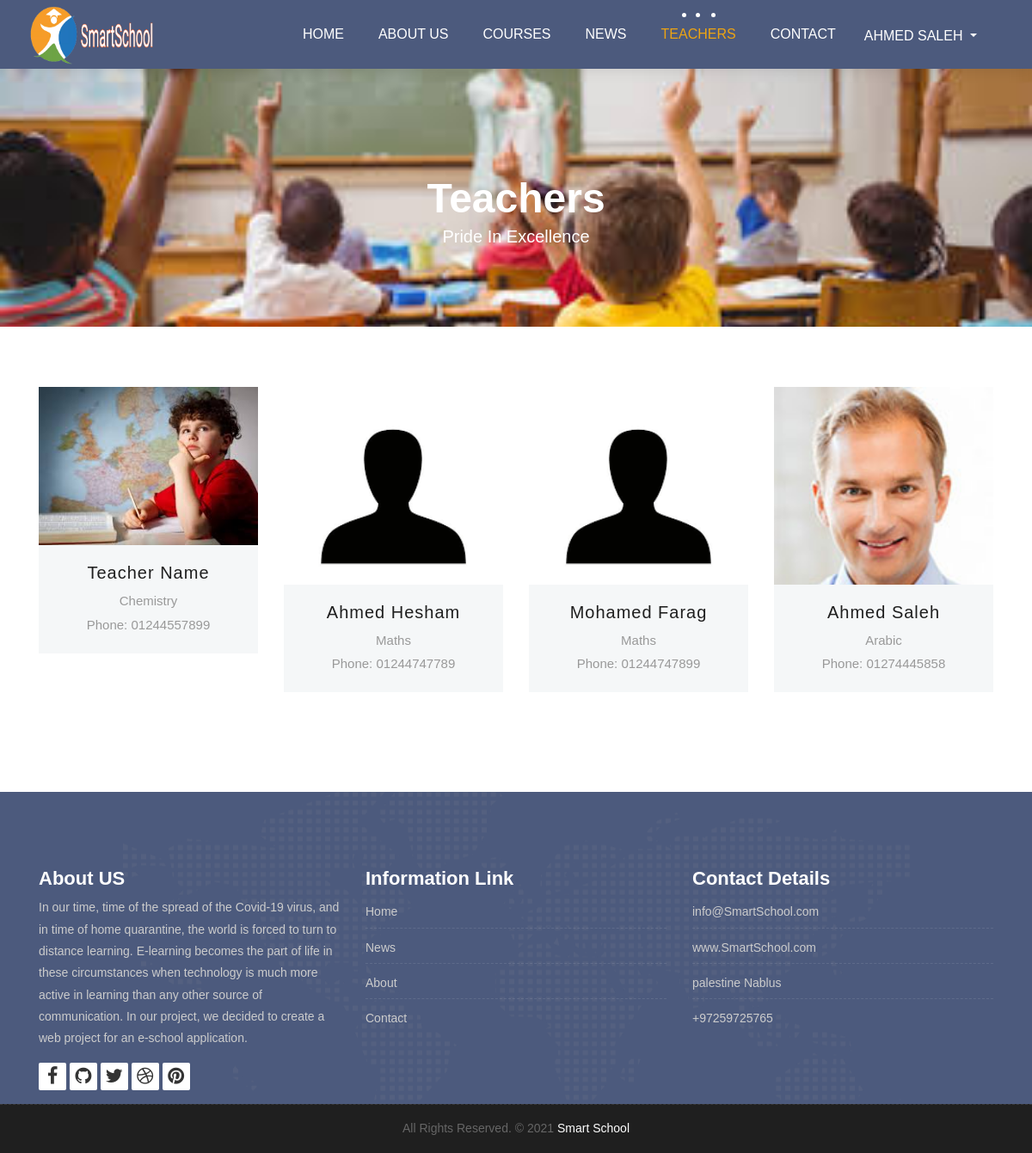
The page /teachers.php (signed in) on the database its author committed.
### tables this page shows
CREATE TABLE `teachers` (
  `id` int(11) NOT NULL,
  `name` varchar(100) NOT NULL,
  `image` varchar(200) NOT NULL,
  `subject` int(11) DEFAULT NULL,
  `phone` varchar(11) NOT NULL,
  `email` varchar(50) NOT NULL,
  `password` varchar(150) NOT NULL,
  `gender` tinyint(1) NOT NULL,
  `fb_link` varchar(150) NOT NULL,
  `position` tinyint(1) NOT NULL DEFAULT 0 COMMENT '0 is teacher 1 is admin',
  `visibility` tinyint(4) NOT NULL DEFAULT 1 COMMENT ' 0 is invisible, 1 is visible',
  `date` date NOT NULL
);

CREATE TABLE `subjects` (
  `id` int(11) NOT NULL,
  `subject` varchar(80) NOT NULL
);

### includes/init.php (called while the page is built, shortened)
<?php
include 'templates/_header.php';

### teachers.php (the view, shortened to what this page needs)
<?php
$pageName = 'teachers';
require 'includes/init.php';
function getTeachers () {
    global $conn;
    $getTeachers = $conn->prepare("SELECT
        image, name, subject, fb_link, phone, gender
        FROM
        teachers
        WHERE visibility = 1
        ORDER BY id DESC");
    $getTeachers->execute();
    if($getTeachers->rowCount() > 0){
        return $getTeachers->fetchAll();
    }else{
        return 0;
    }
}
function getSubName ($subject) {
    global $conn;
    $getSub = $conn->prepare("SELECT
        subject
        FROM
        subjects
        WHERE
        id = ?");
    $getSub->execute([$subject]);
    if($getSub->rowCount() > 0){
        return $getSub->fetchColumn();
    }else{
        return 'UNKNOWN';
    }
}
?>
<div class="all-title-box">
    <div class="container text-center">
        <h1>Teachers<span class="m_1">Pride In Excellence</span></h1>
    </div>
</div>
<div id="teachers" class="section wb">
    <div class="container">
        <div class="row">
            <?php
            $teachers = getTeachers();
            if($teachers !== 0){
                foreach ($teachers as $teacher) {
                    ?>
                    <div class="col-lg-3 col-md-6 col-12 mb-3">
                        <div class="our-team">
                            <div class="team-img">
                                <div style="max-height: 230px;" class="overflow-hidden">
                                </div>
                            </div>
                            <div class="team-content">
                                <h3 class="title text-capitalize"><?php echo $teacher['name'];?></h3>
                                <span class="post"><?php echo getSubName($teacher['subject']);?></span>
                                <span class="post">Phone: <?php echo $teacher['phone'];?></span>
                            </div>
                        </div>
                    </div>
                    <?php
                }
            }else{
            }
            ?>
        </div>
    </div>
</div>
<?php include 'templates/_footer.php';?>

### templates/_navbar.php (shortened to what this page needs)
<?php
function getUser () {
    global $conn;
    if($_SESSION['smart_school_position'] === 0){
        $position = 'students';
    }else if ($_SESSION['smart_school_position'] === 1){
        $position = 'teachers';
    }else{header('location:user.php?page=logout');}
    $getUser = $conn->prepare("SELECT
        name
        FROM
        $position
        WHERE
        id = ?");
    $getUser->execute([$_SESSION['smart_school_user']]);
    return $getUser->fetch();
}
?>
<nav class="navbar navbar-expand-lg navbar-light bg-light">
    <div class="container-fluid">
        <a class="navbar-brand" href="index.php">
            <img src="images/logoo1.png"  alt="" style="width: 150px; height: 70px;"  />
        </a>
        <div class="collapse navbar-collapse" id="navbars-host">
            <ul class="navbar-nav ml-auto">
                <li class="nav-item <?php if(isset($pageName) && $pageName == 'home'){echo 'active';}?>"><a class="nav-link" href="index.php">Home</a></li>
                <li class="nav-item <?php if(isset($pageName) && $pageName == 'about'){echo 'active';}?>"><a class="nav-link" href="about.php">About Us</a></li>
                <li class="nav-item dropdown <?php if(isset($pageName) && $pageName == 'courses'){echo 'active';}?>">
                    <a class="nav-link dropdown-toggle" href="#" id="dropdown-a" data-toggle="dropdown">Courses </a>
                </li>
                <li class="nav-item <?php if(isset($pageName) && $pageName == 'news'){echo 'active';}?>"><a class="nav-link" href="blog.php">News</a></li>
                <li class="nav-item <?php if(isset($pageName) && $pageName == 'teachers'){echo 'active';}?>"><a class="nav-link" href="teachers.php">Teachers</a></li>
                <li class="nav-item <?php if(isset($pageName) && $pageName == 'contact'){echo 'active';}?>"><a class="nav-link" href="contact.php">Contact</a></li>
                <?php
                if(isset($_SESSION['smart_school_user'])){
                    ?>
                    <li class="ml-0 nav-item">
                        <div class="btn-group">
                          <button class="btn mt-1 text-uppercase text-white bg-transparent dropdown-toggle" type="button" data-toggle="dropdown" aria-haspopup="true" aria-expanded="false">
                            <?php echo getUser()['name'];?>
                          </button>
                        </div>
                    </li>
                    <?php
                }
                ?>
            </ul>
        </div>
    </div>
</nav>

### style.css (style rules this page uses)
body { color: #333333; font-size: 14px; font-family: 'Rubik', sans-serif; line-height: 1.80857; }
html, body { height: 100%; }
a { color: #1f1f1f; text-decoration: none !important; outline: none !important; -webkit-transition: all .3s ease-in-out; -moz-transition: all .3s ease-in-out; -ms-transition: all .3s ease-in-out; -o-transition: all .3s ease-in-out; transition: all .3s ease-in-out; }
h1, h2, h3, h4, h5, h6 { letter-spacing: 0; font-weight: normal; position: relative; padding: 0 0 10px 0; font-weight: normal; line-height: 120% !important; color: #1f1f1f; margin: 0 }
h1 { font-size: 24px }
h3 { font-size: 18px }
a { color: #1f1f1f; text-decoration: none; outline: none; }
a, .btn { text-decoration: none !important; outline: none !important; -webkit-transition: all .3s ease-in-out; -moz-transition: all .3s ease-in-out; -ms-transition: all .3s ease-in-out; -o-transition: all .3s ease-in-out; transition: all .3s ease-in-out; }
.top-navbar .bg-light { background: #4c5a7d !important; }
.top-navbar .navbar-light .navbar-nav .nav-link { color: #ffffff; font-size: 16px; font-weight: 500; }
.top-navbar .navbar-light .navbar-nav .nav-item { position: relative; display: inline-block; padding: 15px 0px; margin: 0px 20px; }
.top-navbar .navbar-light .navbar-nav .nav-item .nav-link { padding: 6px 0px; position: relative; display: block; line-height: 30px; letter-spacing: 0px; text-transform: uppercase; }
.top-navbar .navbar-light .navbar-nav .nav-item::after { position: absolute; content: ''; left: 50%; bottom: auto; top: 11px; width: 5px; height: 5px; opacity: 0; margin-left: -3px; background-color: #ffffff; border-radius: 50px; -webkit-transform: translateY(0px); transform: translateY(0px); transition: all 900ms ease; -webkit-transition: all 900ms ease; -ms-transition: all 900ms ease; -o-transition: all 900ms ease; -moz-transition: all 900ms ease; }
.top-navbar .navbar-light .navbar-nav .nav-item .nav-link::before { position: absolute; content: ''; left: 0%; bottom: auto; top: -4px; width: 5px; height: 5px; border-radius: 50px; opacity: 0; margin-left: -10px; background-color: #ffffff; -webkit-transform: translateY(0px); transform: translateY(0px); transition: all 900ms ease; -webkit-transition: all 900ms ease; -ms-transition: all 900ms ease; -o-transition: all 900ms ease; -moz-transition: all 900ms ease; }
.top-navbar .navbar-light .navbar-nav .nav-item .nav-link::after { position: absolute; content: ''; right: 0%; left: auto; bottom: auto; top: -4px; width: 5px; height: 5px; border-radius: 50px; border: none !important; opacity: 0; margin-right: -11px; background-color: #ffffff; transition: all 900ms ease; -webkit-transition: all 900ms ease; -ms-transition: all 900ms ease; -o-transition: all 900ms ease; -moz-transition: all 900ms ease; }
.top-navbar .navbar-light .navbar-nav .nav-item.active::after { opacity: 1; }
.top-navbar .navbar-light .navbar-nav .nav-item.active .nav-link::before { opacity: 1; left: 40%; }
.top-navbar .navbar-light .navbar-nav .nav-item.active .nav-link { color: #eea412; }
.top-navbar .navbar-light .navbar-nav .nav-item.active .nav-link::after { opacity: 1; right: 40%; }
.top-navbar .bg-light { padding-top: 0px; padding-bottom: 0px; box-shadow: 0 0 18px 0 rgba(0,0,0,.12); }
.section { display: block; position: relative; overflow: hidden; padding: 70px 0; }
.section.wb { background-color: #ffffff; }
.all-title-box { background: url(images/banner.jpg)no-repeat; -webkit-background-size: cover; -moz-background-size: cover; -o-background-size: cover; background-size: cover; background-position: center; min-height: 300px; }
.all-title-box h1 { color: #fff; font-weight: 600; text-transform: capitalize; padding-top: 11%; font-size: 48px; line-height: 0px; }
span.m_1 { font-weight: 300; font-size: 20px; line-height: 1.5em; display: block; }
.our-team { text-align: center; margin-bottom: 30px; }
.our-team .team-img { overflow: hidden; position: relative; }
.our-team .team-content { padding: 20px 0; background: #f5f7f8; color: #54478a; }
.our-team .title { display: block; font-size: 20px; font-weight: 500; letter-spacing: 1px; text-transform: uppercase; margin: 0 0 7px 0; padding: 0px; }
.our-team .post { display: block; font-size: 15px; color: #999; }
* { list-style-type: none; text-decoration: none; font-family: Arial, Helvetica, sans-serif; margin: 0; padding: 0; box-sizing: border-box; }

### rows shown on the page
teachers: name "AHMED SALEH", name "Ahmed Saleh", subject.subject "Arabic", phone "01274445858"
teachers: name "Teacher Name", subject.subject "Chemistry", phone "01244557899"
teachers: name "Ahmed Hesham", subject.subject "Maths", phone "01244747789"
teachers: name "Mohamed Farag", subject.subject "Maths", phone "01244747899"
